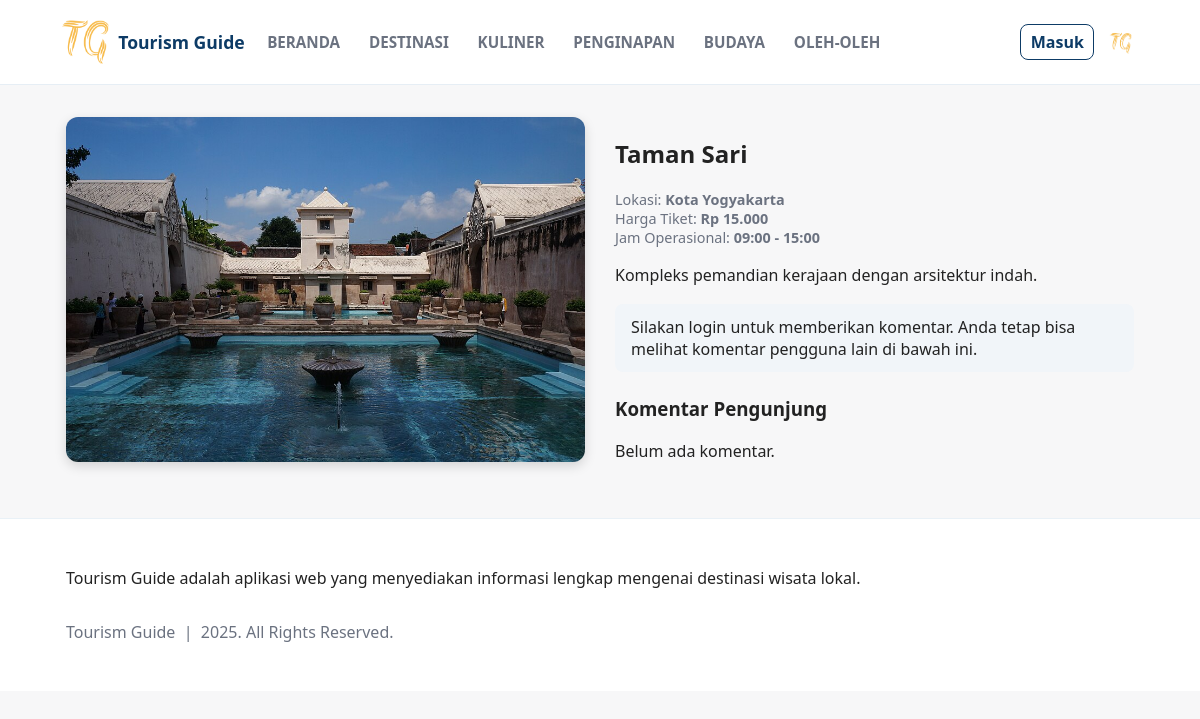
The page /apache/deploy/src/public/detail.php?id=14 on the database its author committed.
### tables this page shows
CREATE TABLE `Wisata` (
  `id_wisata` int(11) NOT NULL,
  `nama_wisata` varchar(150) NOT NULL,
  `deskripsi` text DEFAULT NULL,
  `harga_tiket` decimal(10,2) DEFAULT NULL,
  `jam_operasional` varchar(100) DEFAULT NULL,
  `id_lokasi` int(11) DEFAULT NULL,
  `id_kategori` int(11) DEFAULT NULL,
  `gambar` varchar(255) DEFAULT 'default.jpg'
);

CREATE TABLE `Lokasi` (
  `id_lokasi` int(11) NOT NULL,
  `nama_daerah` varchar(100) NOT NULL,
  `alamat` varchar(255) DEFAULT NULL
);

### apache/deploy/src/includes/functions.php (called while the page is built, shortened)
<?php
function escape($s) {
    return htmlspecialchars($s, ENT_QUOTES|ENT_SUBSTITUTE, 'UTF-8');
}

### apache/deploy/src/public/detail.php (the view, shortened to what this page needs)
<?php
require_once __DIR__ . '/../includes/db.php';
require_once __DIR__ . '/../includes/functions.php';
$id = isset($_GET['id']) ? (int)$_GET['id'] : 0;
$stmt = $pdo->prepare("
    SELECT
        w.id_wisata,
        w.nama_wisata,
        w.deskripsi,
        w.harga_tiket,
        w.jam_operasional,
        w.gambar,
        l.nama_daerah,
        k.nama_kategori
    FROM Wisata w
    LEFT JOIN Lokasi l ON w.id_lokasi = l.id_lokasi
    LEFT JOIN Kategori k ON w.id_kategori = k.id_kategori
    WHERE w.id_wisata = :id
");
$stmt->execute([":id" => $id]);
$w = $stmt->fetch();
include __DIR__ . '/components/header.php';
?>
<div class="container" style="margin-top:2rem;">
    <div class="detail-wrapper">
        <div class="detail-image">
            <img src="assets/img/<?= $w['gambar'] ?? 'default.jpg' ?>"
                 alt="<?= escape($w['nama_wisata']) ?>">
        </div>
        <div class="detail-info">
            <h2><?= escape($w['nama_wisata']) ?></h2>
            <p class="meta-line">
                Lokasi: <strong><?= escape($w['nama_daerah']) ?></strong><br>
                Harga Tiket:
                <strong>
                    <?= $w['harga_tiket'] !== null
                        ? 'Rp '.number_format($w['harga_tiket'],0,',','.')
                        : 'Gratis' ?>
                </strong><br>
                Jam Operasional:
                <strong><?= escape($w['jam_operasional']) ?></strong>
            </p>
            <p style="margin-top:1rem; line-height:1.6;">
                <?= nl2br(escape($w['deskripsi'])) ?>
            </p>
            <?php
              $revStmt = $pdo->prepare(
                "SELECT r.rating, r.komentar, p.nama_pengguna
                 FROM Review r
                 LEFT JOIN Pengguna p ON p.id_pengguna = r.id_pengguna
                 WHERE r.id_wisata = :id
                 ORDER BY r.id_review DESC"
              );
              $revStmt->execute([':id' => $id]);
              $reviews = $revStmt->fetchAll();
            ?>
            <?php if (!empty($_SESSION['user_id'])): ?>
              <form method="post" action="detail_submit_review.php" class="review-form">
                  <input type="hidden" name="id_wisata" value="<?= $id ?>">
                  <label>Rating:</label>
                  <select name="rating" required>
                      <option value="5">⭐ 5</option>
                      <option value="4">⭐ 4</option>
                      <option value="3">⭐ 3</option>
                      <option value="2">⭐ 2</option>
                      <option value="1">⭐ 1</option>
                  </select>
                  <label>Komentar:</label>
                  <textarea name="komentar" rows="4" required></textarea>
                  <button type="submit" class="btn-selengkapnya">Kirim Review</button>
              </form>
            <?php else: ?>
              <div class="alert-info" style="margin:1rem 0; padding:.75rem 1rem; background:#f1f5f9; border-radius:.5rem;">
                Silakan <a href="login.php">login</a> untuk memberikan komentar. Anda tetap bisa melihat komentar pengguna lain di bawah ini.
              </div>
            <?php endif; ?>
            <div class="reviews" style="margin-top:1.5rem;">
              <h3>Komentar Pengunjung</h3>
              <?php if ($reviews): ?>
                <ul style="list-style:none; padding:0; margin:0; display:grid; gap:.75rem;">
                  <?php foreach ($reviews as $r): ?>
                    <li style="border:1px solid #e5e7eb; border-radius:.5rem; padding:.75rem 1rem;">
                      <div style="font-weight:600;">
                        <?= escape($r['nama_pengguna'] ?? 'Pengguna') ?>
                        <span style="color:#f59e0b; font-weight:400; margin-left:.35rem;">(<?= (int)$r['rating'] ?>⭐)</span>
                      </div>
                      <div style="margin-top:.25rem; line-height:1.5; color:#111827;">
                        <?= nl2br(escape($r['komentar'])) ?>
                      </div>
                    </li>
                  <?php endforeach; ?>
                </ul>
              <?php else: ?>
                <p>Belum ada komentar.</p>
              <?php endif; ?>
            </div>
        </div>
    </div>
</div>
<?php include __DIR__ . '/components/footer.php'; ?>

### apache/deploy/src/public/assets/css/styles.css (style rules this page uses)
* { box-sizing:border-box; font-family:system-ui, Segoe UI, Roboto, Helvetica, Arial; }
a { color:inherit; text-decoration:none; }
.container { max-width:1100px; margin:0 auto; padding:0 1rem; }
.meta-line { color:var(--muted); font-size:.9rem; margin-bottom:1rem; }
.detail-wrapper { display:grid; grid-template-columns:1fr 1fr; gap:30px; margin-bottom:40px; }
.detail-image img { width:100%; border-radius:12px; box-shadow:0 4px 12px rgba(0,0,0,0.15); }

### rows shown on the page
wisata: gambar (picture), nama_wisata "Taman Sari", id_lokasi.nama_daerah "Kota Yogyakarta", harga_tiket "15.000", jam_operasional "09:00 - 15:00", deskripsi "Kompleks pemandian kerajaan dengan arsitektur indah."
